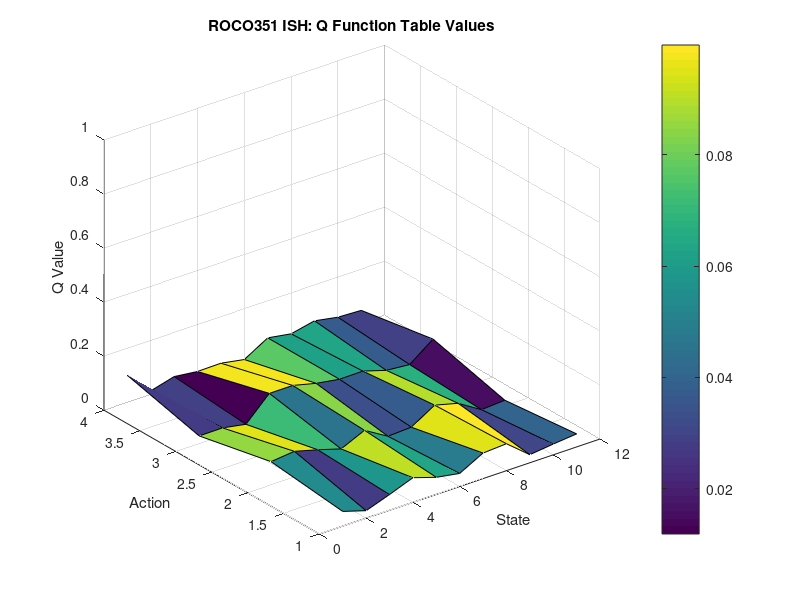

Source code (MATLAB):
function QTable = initQ()

QTable = 0.01 + 0.09*rand(4,11); % create an 11x4 matrix of random numbers between 0.1 and 0.01

figure; % create a new figure
surf(QTable); % creates a surface plot of the values in the Q table
xlabel('State'); % create a label for x axis
ylabel('Action'); % create a label for y axis
zlabel('Q Value'); % create a label for z axis
title('ROCO351 ISH: Q Function Table Values'); % create a title for the figure
grid on; % turn the grid on

zlim([0 1]); % set the bounds of z axis to between 0 and 1
zticks([0:0.2:1]); %set the z axis to go up in 0.2 increments 
colorbar; % create a colour bar to show size of the point as a colour coded scale

end